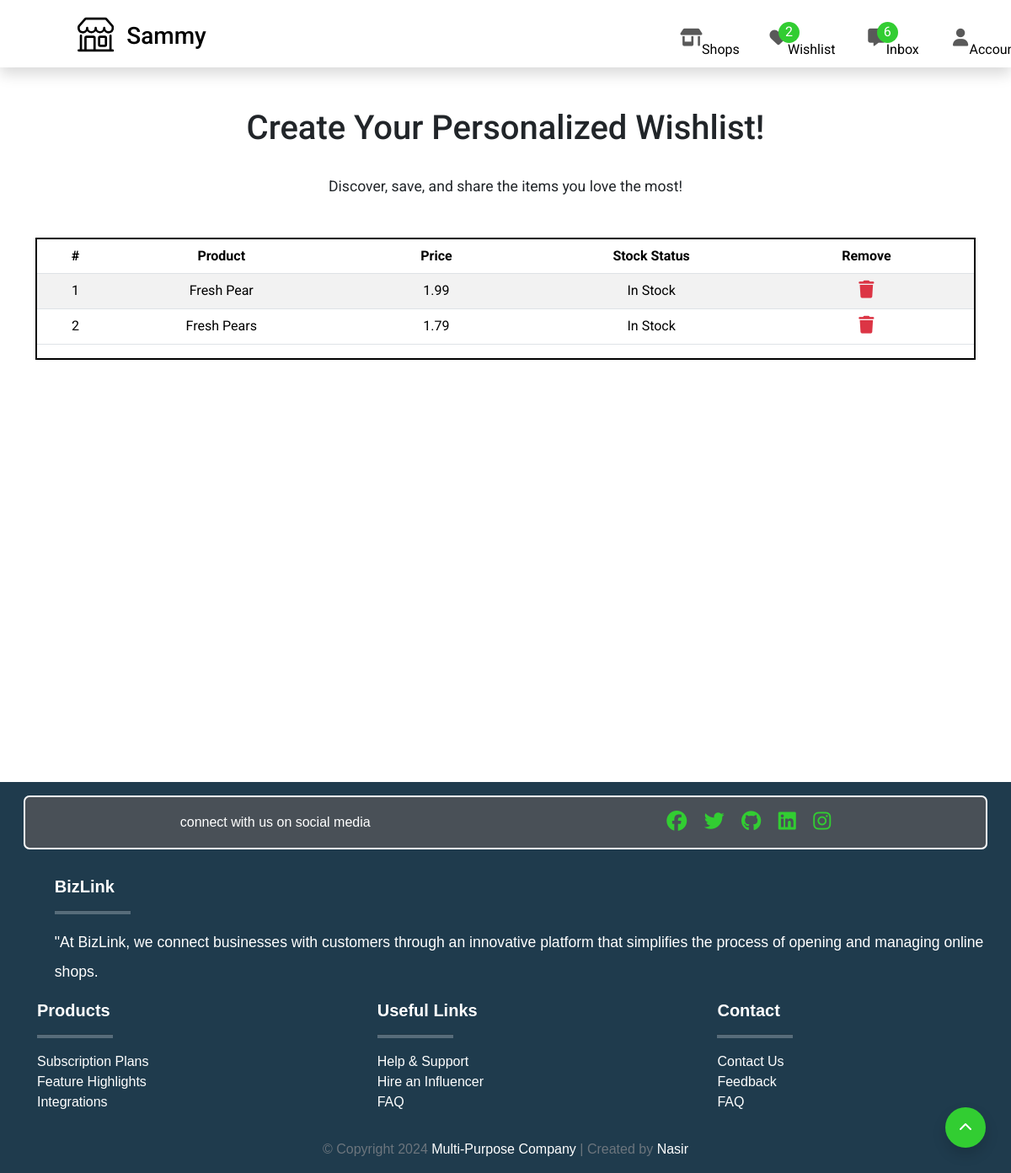
/core/wishlist/ (signed in), run on the app's committed database.
### shop/models.py (models this page shows, shortened)
class Wishlist(models.Model):
    created_by = models.ForeignKey(settings.AUTH_USER_MODEL, related_name='user_wishlists', on_delete=models.CASCADE)
    product = models.ForeignKey(Product, related_name='wishlist_product', on_delete=models.CASCADE)
    created_at = models.DateTimeField(auto_now_add=True)
    class Meta:
        verbose_name_plural = "Wishlists"

class Product(models.Model):
    productId =  ShortUUIDField(unique=True, length=10, max_length=21, prefix="product", alphabet="ABCDEF0123456789")
    name = models.CharField(max_length=255, default="Fresh Pear")
    category = models.ForeignKey(Category, related_name='category_products', on_delete=models.CASCADE)
    image = models.ImageField(upload_to='product_directory_path', blank=True, null=True, default="product.jpg")
    video = models.ForeignKey(ProductVideo, null=True, blank=True, on_delete=models.SET_NULL, related_name="product_on_the_video")
    shop = models.ForeignKey(Shop, related_name='shop_products', on_delete=models.CASCADE)
    description = models.TextField(blank=True, null=True, default="This is the product")
    specifications = models.TextField(blank=True, null=True)
    mfg = models.DateTimeField(auto_now_add=False, null=True, blank=True)
    price = models.DecimalField(max_digits=15, decimal_places=2, default=1.99)
    stock_quantity = models.PositiveIntegerField(default="5")
    created_by = models.ForeignKey(settings.AUTH_USER_MODEL, related_name='user_products', on_delete=models.CASCADE)
    created_at = models.DateTimeField(auto_now_add=True)
    updated_at = models.DateTimeField(auto_now=True)
    tags = TaggableManager(blank=True)
    sku = ShortUUIDField(unique=True, length=4, max_length=10, prefix="sku", alphabet="0123456789")
    class Meta:
        ordering = ('name',)
        unique_together = ('created_by', 'name', 'category')
    def check_stock_status(self):
        if self.stock_quantity > 0:
            return "In Stock"
        else:
            return "Out of Stock"

### core/views.py (the view)
# urls.py: path("wishlist/", views.wishlist, name="wishlist"),
@login_required
def wishlist(request):
    user = request.user
    if request.method == "POST":
        product_id = request.POST.get("id")
        wishlist_item = get_object_or_404(Wishlist, id=product_id, created_by=user)
        wishlist_item.delete()
        wishlist_count = Wishlist.objects.filter(created_by=user).count()
        return JsonResponse({"success": True, "wishlist_count": wishlist_count})
    wishlist_products = Wishlist.objects.filter(created_by=user)
    return render(request, "core/owner/wishlist.html", {
        'user': user,
        'wishlist_products': wishlist_products,
    })

### core/templatetags/custom_tags.py (called while the page is built)
@register.filter
def startswith(value, arg):
    return value.startswith(arg)

### templates/core/owner/wishlist.html (shortened to what this page needs)
{% extends "core/base.html" %}
{% load static %}
{% block content %}
<section class="wishlist_intro_section">
    <h1 class="title">Create Your Personalized Wishlist!</h1>
    <p class="subtitle">Discover, save, and share the items you love the most!</p>
    <div class="container">
        <div class="wishlist-intro-box">
            <table class="table table-striped">
                <thead>
                <tr>
                    <th scope="col" class="num">
                        #
                    </th>
                    <th scope="col">Product</th>
                    <th scope="col">Price</th>
                    <th scope="col">Stock Status</th>
                    <th scope="col">Remove</th>
                </tr>
                </thead>
                <tbody>
                {% if wishlist_products %}
                    {% for wishlist in wishlist_products %}
                        <tr>
                            <td scope="row" class="num">
                                {{ forloop.counter }}
                            </td>
                            <td>{{ wishlist.product.name|title|truncatechars:30 }}</td>
                            <td>{{ wishlist.product.price }}</td>
                            <td>{{ wishlist.product.check_stock_status }}</td>
                            <td>
                                <a href="#" class="remove-from-wishlist" data-product-id="{{ wishlist.id }}">
                                <i class="fa-solid fa-trash"></i>
                                </a>
                            </td>
                        </tr>
                    {% endfor %}
                {% endif %}
                </tbody>
            </table>
        </div>
    </div>
</section>
{% endblock %}

### data on the page
Wishlist: product.name "Fresh Pear", product.price "1.99", product.check_stock_status "In Stock"
Wishlist: product.name "Fresh Pears", product.price "1.79", product.check_stock_status "In Stock"

### other printed values
{{ wishlist.count }} "2"
{{ total_unread_messages }} "6"
